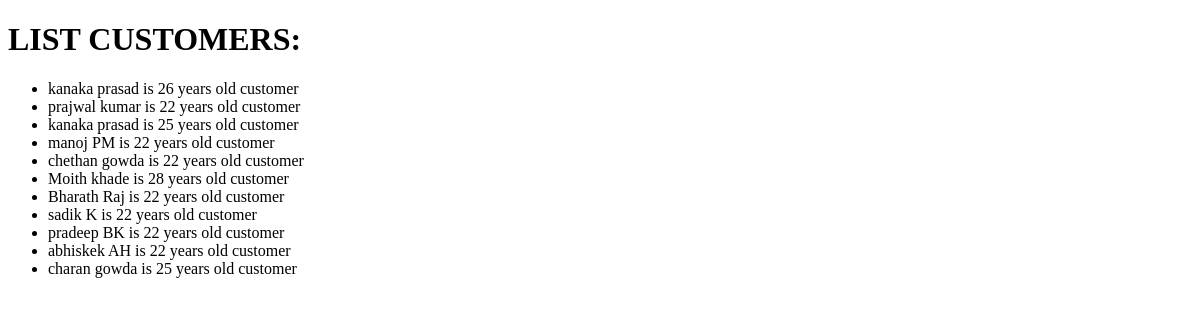
/home/customers/, run on an earlier commit of the app's database.
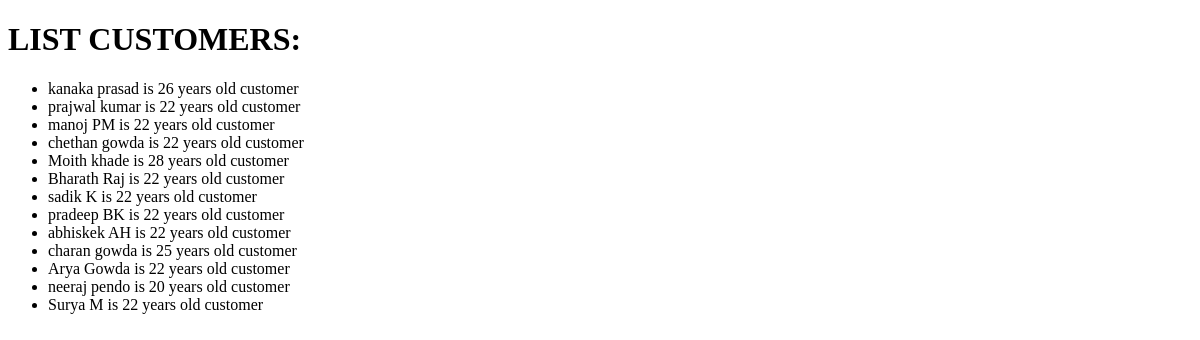
And on a later commit of the database.
### my_library/models.py (models this page shows)
class Lib_Customers(models.Model):#models is creating and modle is importing and  inherting
    first_name=models.CharField(max_length=20)
    last_name = models.CharField(max_length=20)
    age=models.IntegerField(validators=[MinValueValidator(1),MaxValueValidator(100)])
    def __str__(self):
        return f'{self.first_name} {self.last_name} is {self.age} years old customer'

### my_library/views.py (the view)
# urls.py: path('customers/',views.list_customers,name='list_customers'),
def list_customers(request):
    all_customers=models.Lib_Customers.objects.all()#all_customers is object
    context_list={'Lib_Customers':all_customers}#'Lib_Customers' it is the table name
    return render(request,'my_library/cust_details.html',context=context_list)#for ref in html we use context

### my_library/templates/my_library/cust_details.html (shortened to what this page needs)
<!DOCTYPE html>
<html lang="en">
<head>
</head>
<body>
 <h1>LIST CUSTOMERS:</h1>
<ul>
    {% for person in Lib_Customers %}
      <li>{{person}}</li>
    {% endfor %}
</ul>
</body>
</html>

What changed in the data, as far as the page shows it:
removed Lib_Customers: first_name+last_name+age "kanaka prasad is 25 years old customer"
added Lib_Customers: first_name+last_name+age "Arya Gowda is 22 years old customer"
added Lib_Customers: first_name+last_name+age "neeraj pendo is 20 years old customer"
added Lib_Customers: first_name+last_name+age "Surya M is 22 years old customer"
